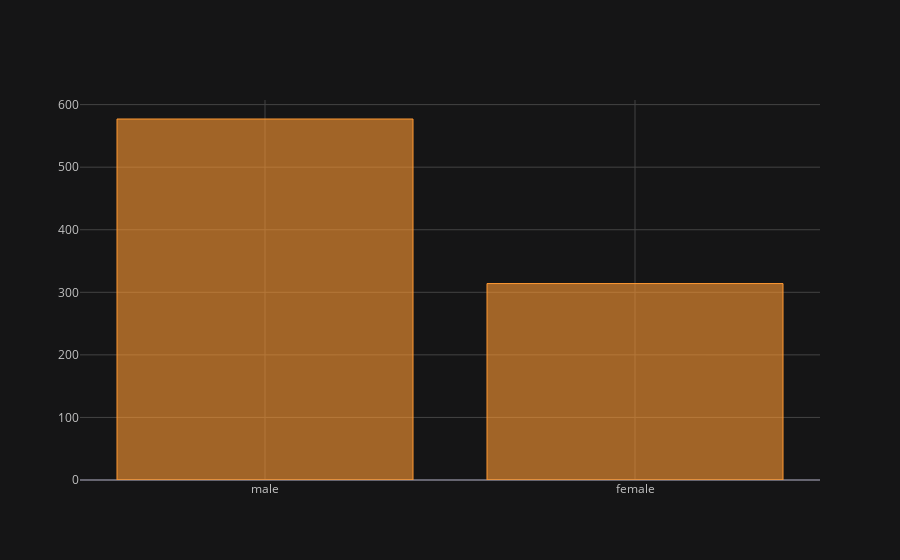

The code cell stored with this chart in its notebook:
### Code cell
titanic.sex.value_counts().iplot(kind="bar")

### Figure 1 — Plotly figure (JSON) as saved in the notebook; plotly's stock layout.template omitted (floating-point values rounded to 4 significant figures)
{"data": [{"marker": {"color": "rgba(255, 153, 51, 0.6)", "line": {"color": "rgba(255, 153, 51, 1.0)", "width": 1}}, "name": "sex", "orientation": "v", "text": "", "type": "bar", "x": ["male", "female"], "y": [577, 314]}], "layout": {"legend": {"bgcolor": "#151516", "font": {"color": "#D9D9D9"}}, "paper_bgcolor": "#151516", "plot_bgcolor": "#151516", "title": {"font": {"color": "#D9D9D9"}}, "xaxis": {"gridcolor": "#434343", "showgrid": true, "tickfont": {"color": "#C2C2C2"}, "title": {"font": {"color": "#D9D9D9"}, "text": ""}, "zerolinecolor": "#666570"}, "yaxis": {"gridcolor": "#434343", "showgrid": true, "tickfont": {"color": "#C2C2C2"}, "title": {"font": {"color": "#D9D9D9"}, "text": ""}, "zerolinecolor": "#666570"}}}
